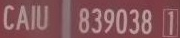
#> input picture src/CRNN/data/test.png, 180 x 38 px
$ python -i demo_server.py   (imports and definitions only)
#> lines starting #> are read from the running program, lines starting #| are printed output that depends on the picture
### src/deeplab/basicprocess.py
# some basic function used to process image

import numpy as np
import cv2
import os
import sys
from scipy import misc
from scipy.io import loadmat as sio
import PIL.Image as Image
import struct

# resize img(large -> small) and generate .ppm image for densecrf
def imgPretreat(orgImg):
    orgImgShape = np.shape(orgImg)
    ratio = 500.0/np.max(orgImgShape)
    newImg = cv2.resize(orgImg, (int(orgImgShape[1]*ratio), int(orgImgShape[0]*ratio)))
    return newImg


# change .mat generared by CNN to .png
# [51 lines left out: functions mat2png, bin2png, mask, not called in this run]

### src/deeplab/demo_server.py
import numpy as np
import cv2
import os
import sys

sys.path.append('../../pycaffe/CaffeDeeplab')
import caffe
import basicprocess
import postprocess

tmpPath = os.path.join('.', 'tmp')

#caffe.set_device(0)
# [1 line not run here, left out]
prototxt = os.path.join('.', 'config', 'test.prototxt')
model = '../../model_para/deeplab/train_iter_1000.caffemodel'
# [1 line that did not run here, left out]

# [1 line that did not run here, left out]
# [6 lines not run here, left out]
#transformer.set_channel_swap('data', (2,1,0))


def detectContainer(imgPath):
#> called with imgPath = '../CRNN/data/test.png'
    global net
    global transformer
    # resize src image and generate .ppm
    orgImg = cv2.imread(imgPath)
#> orgImg is the input picture: shape (38, 180, 3); mean B, G, R 91.6, 86.7, 134.5
    newImg = basicprocess.imgPretreat(orgImg)
    imgName = os.path.split(imgPath)[1]
    imgNameNoPath = os.path.splitext(imgName)[0]
    print(imgName, imgNameNoPath)
    cv2.imwrite(os.path.join(tmpPath, 'resizedImg', imgName), newImg)
    cv2.imwrite(os.path.join(tmpPath, 'ppmImg', imgNameNoPath+'.ppm'), newImg)
    ppmImg = open(os.path.join(tmpPath, 'ppmImg', imgNameNoPath+'.ppm'), 'r+')
    ppmImg.writelines("P6\n")
    ppmImg.writelines("                          ")
    ppmImg.close()

    #write .txt
    testTxt = open(os.path.join(tmpPath, 'test.txt'), 'w')
    testTxt.writelines('\\' + imgName + '\n')
    testTxt.close()

    testIdTxt = open(os.path.join(tmpPath, 'test_id.txt'), 'w')
    testIdTxt.writelines(imgNameNoPath + '\n')
    testIdTxt.close()

    # [15 lines of commented-out code are left out]
    meanvalue=[104.008,116.669,122.675]
    orgimg=cv2.imread(os.path.join(tmpPath, 'resizedImg', imgName))
    padheight=513-orgimg.shape[0]
#> padheight = 408
    padwidth=513-orgimg.shape[1]
#> padwidth = 13
    borderimg=cv2.copyMakeBorder(orgimg,0,padheight,0,padwidth,cv2.BORDER_CONSTANT,value=meanvalue)
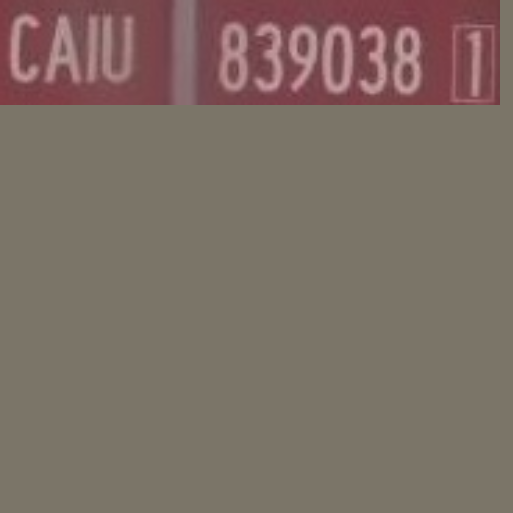
#> borderimg: shape (513, 513, 3); mean B, G, R 101.5, 110.9, 125.3

    img = np.array(borderimg)
    #img = caffe.io.load_image(os.path.join(tmpPath, 'resizedImg', imgName))
    print(img.shape)
#| (513, 513, 3)
    newnewimg=img.astype(np.double)
#> (the run stopped early here; a loop or call above may not have finished)
